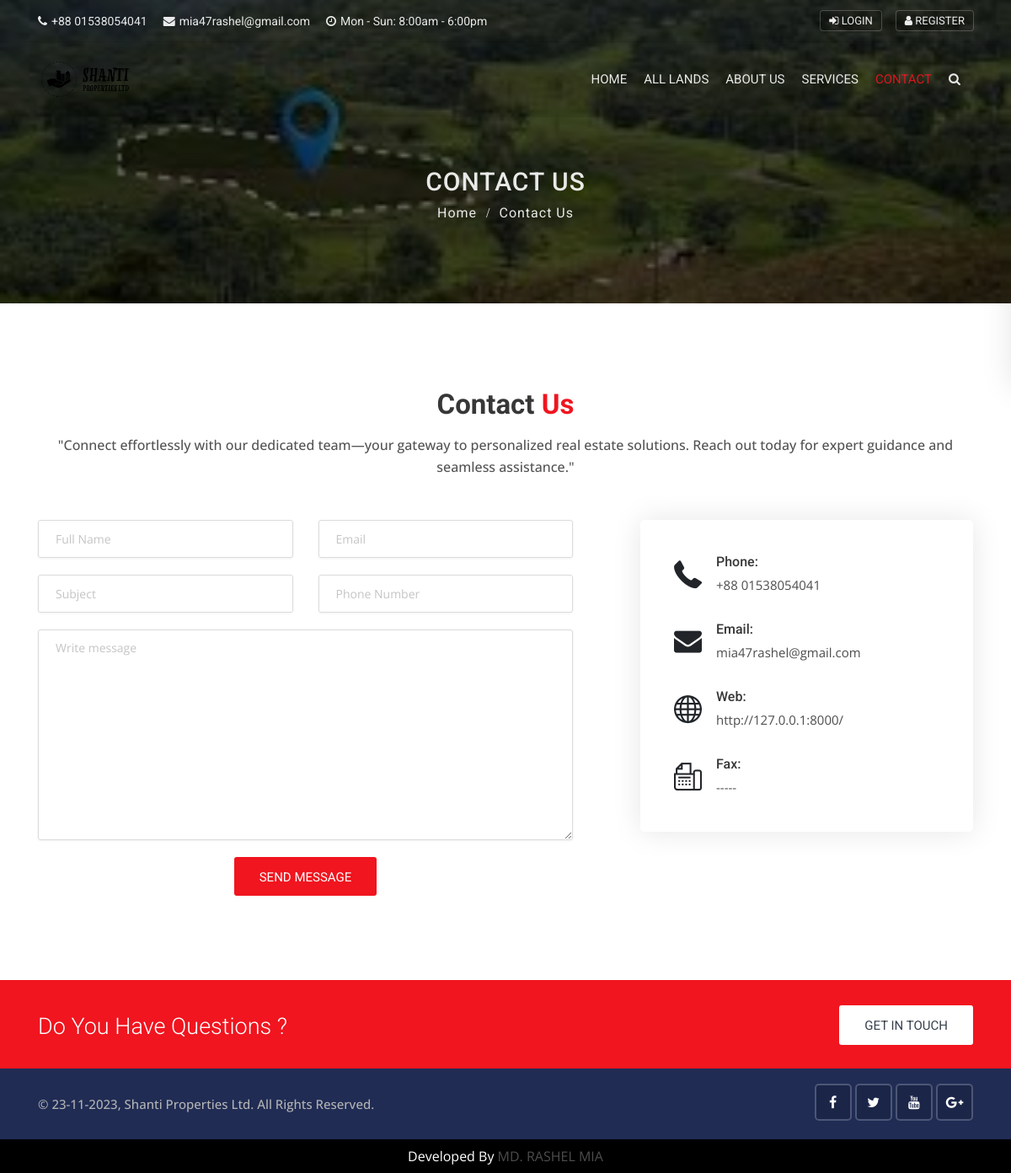
Page /contact/contact_page/ on the committed database.
### contact/models.py (models this page shows, shortened)
class Ltdinfo(models.Model):
    name = models.CharField(max_length=50)
    phone = models.CharField(max_length=15)
    email = models.EmailField(max_length=254, blank=True)
    time = models.CharField(max_length=50)
    website = models.URLField(max_length=200)
    fax = models.CharField(max_length=50, blank=True)
    addres = models.CharField(max_length=250)
    facebook = models.URLField(max_length=200)
    twiter = models.URLField(max_length=200, blank=True)
    google = models.URLField(max_length=200, blank=True)
    youtube = models.URLField(max_length=200, blank=True)
    is_active = models.BooleanField(default=False)
    created_at = models.DateField(auto_now_add=True)
    updated_at = models.DateField(auto_now_add=True)
    class Meta:
        verbose_name = 'Ltdinfo'
        verbose_name_plural = 'Ltdinfos'

### globalapp/models.py (models this page shows, shortened)
class GlobalAuth(models.Model):
    title = models.CharField(max_length=250)
    featured_title = models.TextField()
    latest_title = models.TextField()
    team_title = models.TextField()
    service_title = models.TextField()
    contact_title = models.TextField()
    search_title = models.TextField()
    land_poster = models.ImageField(upload_to='poster_banner/')
    about_poster = models.ImageField(upload_to='poster_banner/')
    service_poster = models.ImageField(upload_to='poster_banner/')
    contact_poster = models.ImageField(upload_to='poster_banner/')
    search_poster = models.ImageField(upload_to='poster_banner/')
    login_poster = models.ImageField(upload_to='poster_banner/')
    register_poster= models.ImageField(upload_to='poster_banner/')
    dashboard_poster= models.ImageField(upload_to='poster_banner/')
    created_at = models.DateField(auto_now_add=True)
    updated_at = models.DateField(auto_now_add=True)
    class Meta:
        verbose_name = 'GlobalAuth'
        verbose_name_plural = 'GlobalAuths'

### contact/views.py (the view, shortened to what this page needs)
# urls.py: path('contact_page/', views.contact_page, name='contact_page'),
def contact_page(request):
    return render(request,'contact/contact_page.html')

### contact/context_processors.py (called while the page is built)
def ltdinfo_info(request):
    ltdinfo_data = Ltdinfo.objects.first()  # Retrieve the first Ltdinfo object (you can customize this query as needed)
    return {'ltdinfo_info': ltdinfo_data}  # Return the contact data to be available in templates

def globalapp_info(request):
    globalapp_data = GlobalAuth.objects.first()  # Retrieve the first globalapp object (you can customize this query as needed)
    return {'globalapp_info': globalapp_data}  # Return the contact data to be available in templates

### templates/contact/contact_page.html (shortened to what this page needs)
{% extends 'base.html' %}
{% block content %}
    {% load static %}
<div class="sub-banner overview-bgi" style="background-image: url({{globalapp_info.contact_poster.url}});">
    <div class="container breadcrumb-area">
        <div class="breadcrumb-areas">
            <h1>Contact Us</h1>
            <ul class="breadcrumbs">
                <li><a href="{% url 'home' %}">Home</a></li>
                <li class="active">Contact Us</li>
            </ul>
        </div>
    </div>
</div>
<div class="contact-2 content-area-5">
    <div class="container">
        <div class="main-title text-center">
            <h1>Contact <span>Us</span></h1>
        <p>
            {{globalapp_info.contact_title}}
        </p>
        </div>
        <form action="{% url 'contact_page' %}" method="POST" enctype="multipart/form-data">
            <div class="row">
                <div class="col-lg-7">
                    <div class="row">
                        <div class="col-md-6 text-left">
                            <div class="form-group name">
                                <input type="text" name="name" class="form-control" placeholder="Full Name" required>
                            </div>
                        </div>
                        <div class="col-md-6">
                            <div class="form-group email">
                                <input type="email" name="email" class="form-control" placeholder="Email" required>
                            </div>
                        </div>
                        <div class="col-md-6">
                            <div class="form-group subject">
                                <input type="text" name="subject" class="form-control" placeholder="Subject" required>
                            </div>
                        </div>
                        <div class="col-md-6">
                            <div class="form-group number">
                                <input type="text" name="phone" class="form-control" placeholder="Phone Number">
                            </div>
                        </div>
                        <div class="col-md-12">
                            <div class="form-group message">
                                <textarea class="form-control" name="message" placeholder="Write message"></textarea>
                            </div>
                        </div>
                        <div class="col-md-12">
                            <div class="send-btn text-center">
                                <button type="submit" class="btn btn-md button-theme">Send Message</button>
                            </div>
                        </div>
                    </div>
                </div>
                <div class="col-lg-5">
                    <div class="contact-info-2">
                        <div class="ci-box">
                            <div class="icon">
                                <i class="flaticon-phone"></i>
                            </div>
                            <div class="detail">
                                <h5>Phone:</h5>
                                <p><a href="#">{{ltdinfo_info.phone}}</a></p>
                            </div>
                        </div>
                        <div class="ci-box">
                            <div class="icon">
                                <i class="flaticon-mail"></i>
                            </div>
                            <div class="detail">
                                <h5>Email:</h5>
                                <p><a href="#">{{ltdinfo_info.email}}</a></p>
                            </div>
                        </div>
                        <div class="ci-box">
                            <div class="icon">
                                <i class="flaticon-earth"></i>
                            </div>
                            <div class="detail">
                                <h5>Web:</h5>
                                <p><a href="#">{{ltdinfo_info.website}}</a></p>
                            </div>
                        </div>
                        <div class="ci-box mb-0">
                            <div class="icon">
                                <i class="flaticon-fax"></i>
                            </div>
                            <div class="detail">
                                <h5>Fax:</h5>
                                <p><a href="#">{{ltdinfo_info.fax}}</a></p>
                            </div>
                        </div>
                    </div>
                </div>
            </div>
        </form>
    </div>
</div>
{% endblock content %}

### templates/base.html (shortened to what this page needs)
{% load static %}
<!DOCTYPE html>
<html>
<head>
    <link rel="stylesheet" type="text/css" href="{% static 'css/bootstrap.min.css' %}">
    <link rel="stylesheet" type="text/css" href="{% static 'css/animate.min.css' %} ">
    <link rel="stylesheet" type="text/css" href="{% static 'css/bootstrap-submenu.css' %}">
    <link rel="stylesheet" type="text/css" href="{% static 'css/bootstrap-select.min.css' %}">
    <link rel="stylesheet" type="text/css" href="{% static 'css/magnific-popup.css' %}">
    <link rel="stylesheet" type="text/css" href="{% static 'fonts/font-awesome/css/font-awesome.min.css' %}">
    <link rel="stylesheet" type="text/css" href="{% static 'fonts/flaticon/font/flaticon.css' %}">
    <link rel="stylesheet" type="text/css" href="{% static 'fonts/linearicons/style.css' %}">
    <link rel="stylesheet" type="text/css"  href="{% static 'css/jquery.mCustomScrollbar.css' %}">
    <link rel="stylesheet" type="text/css"  href="{% static 'css/dropzone.css' %}">
    <link rel="stylesheet" type="text/css"  href="{% static 'css/slick.css' %}">
    <link rel="stylesheet" type="text/css"  href="{% static 'css/lightbox.min.css' %}">
    <link rel="stylesheet" type="text/css"  href="{% static 'css/jnoty.css' %}">
    <link rel="stylesheet" type="text/css" href="{% static 'css/style.css' %}">
    <link rel="stylesheet" type="text/css" id="style_sheet" href="{% static 'css/skins/red.css' %}">
    <link rel="stylesheet" type="text/css" href="{% static 'css/ie10-viewport-bug-workaround.css' %}">
</head>
<body>
    <header class="top-header th-2 top-header-bg">
        <div class="container">
            <div class="row">
                <div class="col-lg-8 col-md-8 col-sm-7">
                    <div class="list-inline">
                        <a href="tel:{{ltdinfo_info.phone}}"><i class="fa fa-phone"></i>{{ltdinfo_info.phone}}</a>
                        <a href="tel:{{ltdinfo_info.email}}"><i class="fa fa-envelope"></i>{{ltdinfo_info.email}}</a>
                        <a href="#"><i class="fa fa-clock-o"></i>{{ltdinfo_info.time}}</a>
                    </div>
                </div>
                <div class="col-lg-4 col-md-4 col-sm-5">
                    <ul class="top-social-media pull-right">
                        {% if user.is_authenticated %}
                        <li>
                            <a href="{% url 'dashboard' %}" class="sign-in"><i class="flaticon-user"></i> {{user.first_name}} {{user.last_name}}</a>
                        </li>
                        <li>
                            <a href="{% url 'logout' %}" class="sign-in"><i class="fa fa-sign-out"></i> Logout</a>
                        </li>
                        {% else %}
                        <li>
                            <a href="{% url 'login' %}" class="sign-in"><i class="fa fa-sign-in"></i> Login</a>
                        </li>
                        <li>
                            <a href="{% url 'register' %}" class="sign-in"><i class="fa fa-user"></i> Register</a>
                        </li>
                        {% endif %}
                    </ul>
                </div>
            </div>
        </div>
    </header>
    {% include 'include/navbar.html' %}
{% block content %}
{% endblock content %}
    <div class="intro-section">
        <div class="container">
            <div class="row">
                <div class="col-lg-9 col-md-8 col-sm-12">
                    <div class="intro-text">
                        <h3>Do You Have Questions ?</h3>
                    </div>
                </div>
                <div class="col-lg-3 col-md-4 col-sm-12">
                    <a href="{% url 'contact_page' %}" class="btn btn-md">Get in Touch</a>
                </div>
            </div>
        </div>
    </div>
    <footer class="footer">
        <div class="sub-footer">
            <div class="container">
                <div class="row">
                    <div class="col-lg-8">
                        <p class="copy">© {% now "d-m-Y" %}, <a href="#">{{ltdinfo_info.name}}.</a> All Rights Reserved.</p>
                    </div>
                    <div class="col-lg-4">
                        <div class="social-list-2">
                            <ul>
                                <li><a href="{{ltdinfo_info.facebook}}" class="facebook-bg"><i class="fa fa-facebook"></i></a></li>
                                <li><a href="{{ltdinfo_info.twiter}}" class="twitter-bg"><i class="fa fa-twitter"></i></a></li>
                                <li><a href="{{ltdinfo_info.youtube}}" class="youtube-bg"><i class="fa fa-youtube"></i></a></li>
                                <li><a href="{{ltdinfo_info.google}}" class="google-bg"><i class="fa fa-google-plus"></i></a></li>
                            </ul>
                        </div>
                    </div>
                </div>
            </div>
        </div>
    </footer>
    <section>
            <div style="background-color: black; color: white;" class="text-center py-2">
                Developed By <a class="mb-5" target="_blank" href="https://github.com/mdargentum">MD. RASHEL MIA</a>
            </div>
    </section>
</body>
</html>

### static/css/skins/red.css (style rules this page uses)
.button-theme { background:#f0151f; }
.main-title h1 span { color:#f0151f; }
.intro-section { background:#f0151f; }

### rows in the picture
Ltdinfo: phone "+88 01538054041", email "mia47rashel@gmail.com", time "Mon - Sun: 8:00am - 6:00pm", website "http://127.0.0.1:8000/", fax "-----", name "Shanti Properties Ltd"
GlobalAuth: contact_poster (picture), contact_title "\"Connect effortlessly with our dedicated team—your gateway to personalized real estate solutions. Reach out today for expert guidance and seamless assistance.\""
